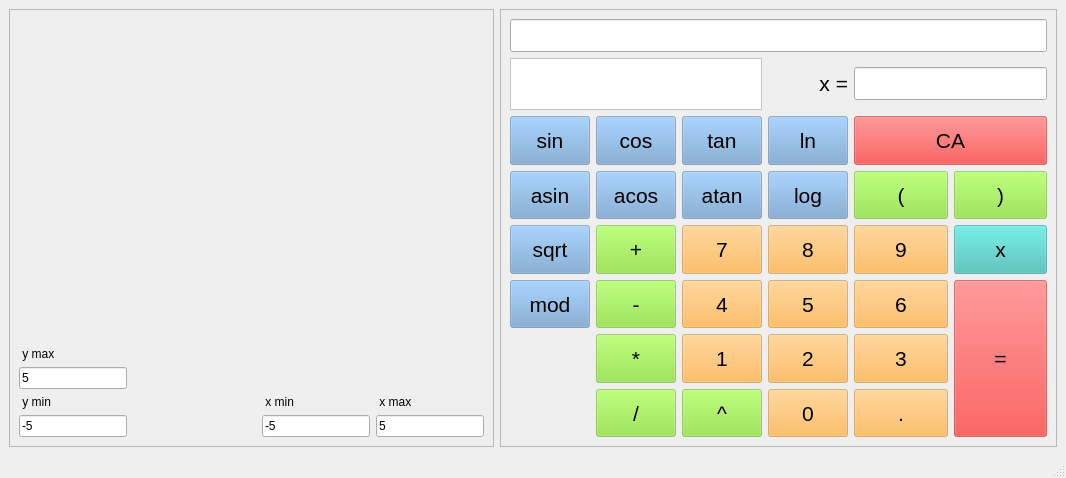
<?xml version="1.0" encoding="UTF-8"?>
<ui version="4.0">
 <class>MainWindow</class>
 <widget class="QMainWindow" name="MainWindow">
  <property name="geometry">
   <rect>
    <x>0</x>
    <y>0</y>
    <width>1066</width>
    <height>478</height>
   </rect>
  </property>
  <property name="sizePolicy">
   <sizepolicy hsizetype="Fixed" vsizetype="Fixed">
    <horstretch>0</horstretch>
    <verstretch>0</verstretch>
   </sizepolicy>
  </property>
  <property name="windowTitle">
   <string>SmartCalc_v2</string>
  </property>
  <widget class="QWidget" name="centralwidget">
   <layout class="QHBoxLayout" name="horizontalLayout" stretch="1,0">
    <item>
     <widget class="QFrame" name="frame">
      <property name="sizePolicy">
       <sizepolicy hsizetype="Expanding" vsizetype="Expanding">
        <horstretch>0</horstretch>
        <verstretch>0</verstretch>
       </sizepolicy>
      </property>
      <property name="frameShape">
       <enum>QFrame::StyledPanel</enum>
      </property>
      <property name="frameShadow">
       <enum>QFrame::Raised</enum>
      </property>
      <layout class="QGridLayout" name="gridLayout_3">
       <item row="2" column="0">
        <widget class="QLineEdit" name="y_max_edit">
         <property name="sizePolicy">
          <sizepolicy hsizetype="Preferred" vsizetype="Fixed">
           <horstretch>0</horstretch>
           <verstretch>0</verstretch>
          </sizepolicy>
         </property>
         <property name="text">
          <string>5</string>
         </property>
        </widget>
       </item>
       <item row="4" column="3">
        <widget class="QLineEdit" name="x_max_edit">
         <property name="sizePolicy">
          <sizepolicy hsizetype="Preferred" vsizetype="Fixed">
           <horstretch>0</horstretch>
           <verstretch>0</verstretch>
          </sizepolicy>
         </property>
         <property name="text">
          <string>5</string>
         </property>
         <property name="alignment">
          <set>Qt::AlignLeading|Qt::AlignLeft|Qt::AlignVCenter</set>
         </property>
        </widget>
       </item>
       <item row="4" column="0">
        <widget class="QLineEdit" name="y_min_edit">
         <property name="sizePolicy">
          <sizepolicy hsizetype="Preferred" vsizetype="Fixed">
           <horstretch>0</horstretch>
           <verstretch>0</verstretch>
          </sizepolicy>
         </property>
         <property name="text">
          <string>-5</string>
         </property>
        </widget>
       </item>
       <item row="3" column="2">
        <widget class="QLabel" name="x_min_label">
         <property name="sizePolicy">
          <sizepolicy hsizetype="Preferred" vsizetype="Fixed">
           <horstretch>0</horstretch>
           <verstretch>0</verstretch>
          </sizepolicy>
         </property>
         <property name="text">
          <string> x min</string>
         </property>
        </widget>
       </item>
       <item row="1" column="0">
        <widget class="QLabel" name="y_max_label">
         <property name="sizePolicy">
          <sizepolicy hsizetype="Preferred" vsizetype="Fixed">
           <horstretch>0</horstretch>
           <verstretch>0</verstretch>
          </sizepolicy>
         </property>
         <property name="text">
          <string> y max</string>
         </property>
         <property name="alignment">
          <set>Qt::AlignLeading|Qt::AlignLeft|Qt::AlignVCenter</set>
         </property>
        </widget>
       </item>
       <item row="4" column="2">
        <widget class="QLineEdit" name="x_min_edit">
         <property name="sizePolicy">
          <sizepolicy hsizetype="Preferred" vsizetype="Fixed">
           <horstretch>0</horstretch>
           <verstretch>0</verstretch>
          </sizepolicy>
         </property>
         <property name="text">
          <string>-5</string>
         </property>
        </widget>
       </item>
       <item row="3" column="0">
        <widget class="QLabel" name="y_min_label">
         <property name="sizePolicy">
          <sizepolicy hsizetype="Preferred" vsizetype="Fixed">
           <horstretch>0</horstretch>
           <verstretch>0</verstretch>
          </sizepolicy>
         </property>
         <property name="text">
          <string> y min</string>
         </property>
        </widget>
       </item>
       <item row="3" column="3">
        <widget class="QLabel" name="x_max_label">
         <property name="sizePolicy">
          <sizepolicy hsizetype="Preferred" vsizetype="Fixed">
           <horstretch>0</horstretch>
           <verstretch>0</verstretch>
          </sizepolicy>
         </property>
         <property name="layoutDirection">
          <enum>Qt::LeftToRight</enum>
         </property>
         <property name="text">
          <string> x max</string>
         </property>
         <property name="alignment">
          <set>Qt::AlignLeading|Qt::AlignLeft|Qt::AlignVCenter</set>
         </property>
        </widget>
       </item>
       <item row="0" column="0" colspan="4">
        <widget class="QCustomPlot" name="graph_area" native="true">
         <property name="minimumSize">
          <size>
           <width>400</width>
           <height>300</height>
          </size>
         </property>
        </widget>
       </item>
       <item row="4" column="1">
        <spacer name="horizontalSpacer">
         <property name="orientation">
          <enum>Qt::Horizontal</enum>
         </property>
         <property name="sizeHint" stdset="0">
          <size>
           <width>40</width>
           <height>20</height>
          </size>
         </property>
        </spacer>
       </item>
      </layout>
     </widget>
    </item>
    <item>
     <widget class="QFrame" name="frame_2">
      <property name="sizePolicy">
       <sizepolicy hsizetype="Minimum" vsizetype="Expanding">
        <horstretch>0</horstretch>
        <verstretch>0</verstretch>
       </sizepolicy>
      </property>
      <property name="frameShape">
       <enum>QFrame::StyledPanel</enum>
      </property>
      <property name="frameShadow">
       <enum>QFrame::Raised</enum>
      </property>
      <layout class="QGridLayout" name="gridLayout_4">
       <item row="5" column="5" rowspan="3">
        <widget class="QPushButton" name="button_eq">
         <property name="sizePolicy">
          <sizepolicy hsizetype="Preferred" vsizetype="Preferred">
           <horstretch>0</horstretch>
           <verstretch>0</verstretch>
          </sizepolicy>
         </property>
         <property name="font">
          <font>
           <pointsize>16</pointsize>
          </font>
         </property>
         <property name="styleSheet">
          <string notr="true">background-color: rgba(239, 41, 41, 125);</string>
         </property>
         <property name="text">
          <string>=</string>
         </property>
        </widget>
       </item>
       <item row="2" column="1">
        <widget class="QPushButton" name="button_cos">
         <property name="sizePolicy">
          <sizepolicy hsizetype="Preferred" vsizetype="Preferred">
           <horstretch>0</horstretch>
           <verstretch>0</verstretch>
          </sizepolicy>
         </property>
         <property name="font">
          <font>
           <pointsize>16</pointsize>
          </font>
         </property>
         <property name="styleSheet">
          <string notr="true">background-color: rgba(114, 159, 207, 124);</string>
         </property>
         <property name="text">
          <string>cos</string>
         </property>
        </widget>
       </item>
       <item row="3" column="0">
        <widget class="QPushButton" name="button_asin">
         <property name="sizePolicy">
          <sizepolicy hsizetype="Preferred" vsizetype="Preferred">
           <horstretch>0</horstretch>
           <verstretch>0</verstretch>
          </sizepolicy>
         </property>
         <property name="font">
          <font>
           <pointsize>16</pointsize>
          </font>
         </property>
         <property name="styleSheet">
          <string notr="true">background-color: rgba(114, 159, 207, 124);</string>
         </property>
         <property name="text">
          <string>asin</string>
         </property>
        </widget>
       </item>
       <item row="3" column="2">
        <widget class="QPushButton" name="button_atan">
         <property name="sizePolicy">
          <sizepolicy hsizetype="Preferred" vsizetype="Preferred">
           <horstretch>0</horstretch>
           <verstretch>0</verstretch>
          </sizepolicy>
         </property>
         <property name="font">
          <font>
           <pointsize>16</pointsize>
          </font>
         </property>
         <property name="styleSheet">
          <string notr="true">background-color: rgba(114, 159, 207, 124);</string>
         </property>
         <property name="text">
          <string>atan</string>
         </property>
        </widget>
       </item>
       <item row="6" column="3">
        <widget class="QPushButton" name="button_2">
         <property name="sizePolicy">
          <sizepolicy hsizetype="Preferred" vsizetype="Preferred">
           <horstretch>0</horstretch>
           <verstretch>0</verstretch>
          </sizepolicy>
         </property>
         <property name="font">
          <font>
           <pointsize>16</pointsize>
          </font>
         </property>
         <property name="styleSheet">
          <string notr="true">background-color: rgba(252, 175, 62, 127);</string>
         </property>
         <property name="text">
          <string>2</string>
         </property>
        </widget>
       </item>
       <item row="6" column="2">
        <widget class="QPushButton" name="button_1">
         <property name="sizePolicy">
          <sizepolicy hsizetype="Preferred" vsizetype="Preferred">
           <horstretch>0</horstretch>
           <verstretch>0</verstretch>
          </sizepolicy>
         </property>
         <property name="font">
          <font>
           <pointsize>16</pointsize>
          </font>
         </property>
         <property name="styleSheet">
          <string notr="true">background-color: rgba(252, 175, 62, 127);</string>
         </property>
         <property name="text">
          <string>1</string>
         </property>
        </widget>
       </item>
       <item row="5" column="0">
        <widget class="QPushButton" name="button_mod">
         <property name="sizePolicy">
          <sizepolicy hsizetype="Preferred" vsizetype="Preferred">
           <horstretch>0</horstretch>
           <verstretch>0</verstretch>
          </sizepolicy>
         </property>
         <property name="font">
          <font>
           <pointsize>16</pointsize>
          </font>
         </property>
         <property name="styleSheet">
          <string notr="true">background-color: rgba(114, 159, 207, 124);</string>
         </property>
         <property name="text">
          <string>mod</string>
         </property>
        </widget>
       </item>
       <item row="4" column="0">
        <widget class="QPushButton" name="button_sqrt">
         <property name="sizePolicy">
          <sizepolicy hsizetype="Preferred" vsizetype="Preferred">
           <horstretch>0</horstretch>
           <verstretch>0</verstretch>
          </sizepolicy>
         </property>
         <property name="font">
          <font>
           <pointsize>16</pointsize>
          </font>
         </property>
         <property name="styleSheet">
          <string notr="true">background-color: rgba(114, 159, 207, 124);</string>
         </property>
         <property name="text">
          <string>sqrt</string>
         </property>
        </widget>
       </item>
       <item row="6" column="1">
        <widget class="QPushButton" name="button_mult">
         <property name="sizePolicy">
          <sizepolicy hsizetype="Preferred" vsizetype="Preferred">
           <horstretch>0</horstretch>
           <verstretch>0</verstretch>
          </sizepolicy>
         </property>
         <property name="font">
          <font>
           <pointsize>16</pointsize>
          </font>
         </property>
         <property name="styleSheet">
          <string notr="true">background-color: rgba(138, 226, 52, 124);</string>
         </property>
         <property name="text">
          <string>*</string>
         </property>
        </widget>
       </item>
       <item row="4" column="2">
        <widget class="QPushButton" name="button_7">
         <property name="sizePolicy">
          <sizepolicy hsizetype="Preferred" vsizetype="Preferred">
           <horstretch>0</horstretch>
           <verstretch>0</verstretch>
          </sizepolicy>
         </property>
         <property name="font">
          <font>
           <pointsize>16</pointsize>
          </font>
         </property>
         <property name="styleSheet">
          <string notr="true">background-color: rgba(252, 175, 62, 127);</string>
         </property>
         <property name="text">
          <string>7</string>
         </property>
        </widget>
       </item>
       <item row="4" column="4">
        <widget class="QPushButton" name="button_9">
         <property name="sizePolicy">
          <sizepolicy hsizetype="Preferred" vsizetype="Preferred">
           <horstretch>0</horstretch>
           <verstretch>0</verstretch>
          </sizepolicy>
         </property>
         <property name="font">
          <font>
           <pointsize>16</pointsize>
          </font>
         </property>
         <property name="styleSheet">
          <string notr="true">background-color: rgba(252, 175, 62, 127);</string>
         </property>
         <property name="text">
          <string>9</string>
         </property>
        </widget>
       </item>
       <item row="2" column="4" colspan="2">
        <widget class="QPushButton" name="button_ca">
         <property name="sizePolicy">
          <sizepolicy hsizetype="Preferred" vsizetype="Preferred">
           <horstretch>0</horstretch>
           <verstretch>0</verstretch>
          </sizepolicy>
         </property>
         <property name="font">
          <font>
           <pointsize>16</pointsize>
          </font>
         </property>
         <property name="styleSheet">
          <string notr="true">background-color: rgba(239, 41, 41, 125);</string>
         </property>
         <property name="text">
          <string>CA</string>
         </property>
        </widget>
       </item>
       <item row="1" column="0" colspan="3">
        <widget class="QFrame" name="answer_frame">
         <property name="sizePolicy">
          <sizepolicy hsizetype="Preferred" vsizetype="Fixed">
           <horstretch>0</horstretch>
           <verstretch>0</verstretch>
          </sizepolicy>
         </property>
         <property name="minimumSize">
          <size>
           <width>0</width>
           <height>35</height>
          </size>
         </property>
         <property name="styleSheet">
          <string notr="true">background-color: white</string>
         </property>
         <property name="frameShape">
          <enum>QFrame::StyledPanel</enum>
         </property>
         <property name="frameShadow">
          <enum>QFrame::Raised</enum>
         </property>
         <layout class="QVBoxLayout" name="verticalLayout">
          <item>
           <widget class="QLabel" name="answer_label">
            <property name="sizePolicy">
             <sizepolicy hsizetype="Preferred" vsizetype="Fixed">
              <horstretch>0</horstretch>
              <verstretch>0</verstretch>
             </sizepolicy>
            </property>
            <property name="minimumSize">
             <size>
              <width>0</width>
              <height>32</height>
             </size>
            </property>
            <property name="font">
             <font>
              <pointsize>16</pointsize>
             </font>
            </property>
            <property name="text">
             <string/>
            </property>
           </widget>
          </item>
         </layout>
        </widget>
       </item>
       <item row="1" column="4" colspan="2">
        <widget class="QLineEdit" name="x_edit">
         <property name="sizePolicy">
          <sizepolicy hsizetype="Preferred" vsizetype="Fixed">
           <horstretch>0</horstretch>
           <verstretch>0</verstretch>
          </sizepolicy>
         </property>
         <property name="font">
          <font>
           <pointsize>16</pointsize>
          </font>
         </property>
         <property name="text">
          <string/>
         </property>
        </widget>
       </item>
       <item row="4" column="3">
        <widget class="QPushButton" name="button_8">
         <property name="sizePolicy">
          <sizepolicy hsizetype="Preferred" vsizetype="Preferred">
           <horstretch>0</horstretch>
           <verstretch>0</verstretch>
          </sizepolicy>
         </property>
         <property name="font">
          <font>
           <pointsize>16</pointsize>
          </font>
         </property>
         <property name="styleSheet">
          <string notr="true">background-color: rgba(252, 175, 62, 127);</string>
         </property>
         <property name="text">
          <string>8</string>
         </property>
        </widget>
       </item>
       <item row="3" column="3">
        <widget class="QPushButton" name="button_log">
         <property name="sizePolicy">
          <sizepolicy hsizetype="Preferred" vsizetype="Preferred">
           <horstretch>0</horstretch>
           <verstretch>0</verstretch>
          </sizepolicy>
         </property>
         <property name="font">
          <font>
           <pointsize>16</pointsize>
          </font>
         </property>
         <property name="styleSheet">
          <string notr="true">background-color: rgba(114, 159, 207, 124);</string>
         </property>
         <property name="text">
          <string>log</string>
         </property>
        </widget>
       </item>
       <item row="5" column="1">
        <widget class="QPushButton" name="button_minus">
         <property name="sizePolicy">
          <sizepolicy hsizetype="Preferred" vsizetype="Preferred">
           <horstretch>0</horstretch>
           <verstretch>0</verstretch>
          </sizepolicy>
         </property>
         <property name="font">
          <font>
           <pointsize>16</pointsize>
          </font>
         </property>
         <property name="styleSheet">
          <string notr="true">background-color: rgba(138, 226, 52, 124);</string>
         </property>
         <property name="text">
          <string>-</string>
         </property>
        </widget>
       </item>
       <item row="2" column="2">
        <widget class="QPushButton" name="button_tan">
         <property name="sizePolicy">
          <sizepolicy hsizetype="Preferred" vsizetype="Preferred">
           <horstretch>0</horstretch>
           <verstretch>0</verstretch>
          </sizepolicy>
         </property>
         <property name="font">
          <font>
           <pointsize>16</pointsize>
          </font>
         </property>
         <property name="styleSheet">
          <string notr="true">background-color: rgba(114, 159, 207, 124);</string>
         </property>
         <property name="text">
          <string>tan</string>
         </property>
        </widget>
       </item>
       <item row="4" column="5">
        <widget class="QPushButton" name="button_x">
         <property name="sizePolicy">
          <sizepolicy hsizetype="Preferred" vsizetype="Preferred">
           <horstretch>0</horstretch>
           <verstretch>0</verstretch>
          </sizepolicy>
         </property>
         <property name="font">
          <font>
           <pointsize>16</pointsize>
          </font>
         </property>
         <property name="styleSheet">
          <string notr="true">background-color: rgba(64, 191, 184, 135);</string>
         </property>
         <property name="text">
          <string>x</string>
         </property>
        </widget>
       </item>
       <item row="7" column="2">
        <widget class="QPushButton" name="button_pow">
         <property name="sizePolicy">
          <sizepolicy hsizetype="Preferred" vsizetype="Preferred">
           <horstretch>0</horstretch>
           <verstretch>0</verstretch>
          </sizepolicy>
         </property>
         <property name="font">
          <font>
           <pointsize>16</pointsize>
          </font>
         </property>
         <property name="styleSheet">
          <string notr="true">background-color: rgba(138, 226, 52, 124);</string>
         </property>
         <property name="text">
          <string>^</string>
         </property>
        </widget>
       </item>
       <item row="5" column="3">
        <widget class="QPushButton" name="button_5">
         <property name="sizePolicy">
          <sizepolicy hsizetype="Preferred" vsizetype="Preferred">
           <horstretch>0</horstretch>
           <verstretch>0</verstretch>
          </sizepolicy>
         </property>
         <property name="font">
          <font>
           <pointsize>16</pointsize>
          </font>
         </property>
         <property name="styleSheet">
          <string notr="true">background-color: rgba(252, 175, 62, 127);</string>
         </property>
         <property name="text">
          <string>5</string>
         </property>
        </widget>
       </item>
       <item row="3" column="1">
        <widget class="QPushButton" name="button_acos">
         <property name="sizePolicy">
          <sizepolicy hsizetype="Preferred" vsizetype="Preferred">
           <horstretch>0</horstretch>
           <verstretch>0</verstretch>
          </sizepolicy>
         </property>
         <property name="font">
          <font>
           <pointsize>16</pointsize>
          </font>
         </property>
         <property name="styleSheet">
          <string notr="true">background-color: rgba(114, 159, 207, 124);</string>
         </property>
         <property name="text">
          <string>acos</string>
         </property>
        </widget>
       </item>
       <item row="7" column="4">
        <widget class="QPushButton" name="button_dot">
         <property name="sizePolicy">
          <sizepolicy hsizetype="Preferred" vsizetype="Preferred">
           <horstretch>0</horstretch>
           <verstretch>0</verstretch>
          </sizepolicy>
         </property>
         <property name="font">
          <font>
           <pointsize>16</pointsize>
          </font>
         </property>
         <property name="styleSheet">
          <string notr="true">background-color: rgba(252, 175, 62, 127);</string>
         </property>
         <property name="text">
          <string>.</string>
         </property>
        </widget>
       </item>
       <item row="5" column="2">
        <widget class="QPushButton" name="button_4">
         <property name="sizePolicy">
          <sizepolicy hsizetype="Preferred" vsizetype="Preferred">
           <horstretch>0</horstretch>
           <verstretch>0</verstretch>
          </sizepolicy>
         </property>
         <property name="font">
          <font>
           <pointsize>16</pointsize>
          </font>
         </property>
         <property name="styleSheet">
          <string notr="true">background-color: rgba(252, 175, 62, 127);</string>
         </property>
         <property name="text">
          <string>4</string>
         </property>
        </widget>
       </item>
       <item row="0" column="0" colspan="6">
        <widget class="QLineEdit" name="expression_edit">
         <property name="sizePolicy">
          <sizepolicy hsizetype="Preferred" vsizetype="Fixed">
           <horstretch>0</horstretch>
           <verstretch>0</verstretch>
          </sizepolicy>
         </property>
         <property name="font">
          <font>
           <pointsize>16</pointsize>
          </font>
         </property>
        </widget>
       </item>
       <item row="2" column="3">
        <widget class="QPushButton" name="button_ln">
         <property name="sizePolicy">
          <sizepolicy hsizetype="Preferred" vsizetype="Preferred">
           <horstretch>0</horstretch>
           <verstretch>0</verstretch>
          </sizepolicy>
         </property>
         <property name="font">
          <font>
           <pointsize>16</pointsize>
          </font>
         </property>
         <property name="styleSheet">
          <string notr="true">background-color: rgba(114, 159, 207, 124);</string>
         </property>
         <property name="text">
          <string>ln</string>
         </property>
        </widget>
       </item>
       <item row="7" column="3">
        <widget class="QPushButton" name="button_0">
         <property name="sizePolicy">
          <sizepolicy hsizetype="Preferred" vsizetype="Preferred">
           <horstretch>0</horstretch>
           <verstretch>0</verstretch>
          </sizepolicy>
         </property>
         <property name="font">
          <font>
           <pointsize>16</pointsize>
          </font>
         </property>
         <property name="styleSheet">
          <string notr="true">background-color: rgba(252, 175, 62, 127);</string>
         </property>
         <property name="text">
          <string>0</string>
         </property>
        </widget>
       </item>
       <item row="7" column="1">
        <widget class="QPushButton" name="button_div">
         <property name="sizePolicy">
          <sizepolicy hsizetype="Preferred" vsizetype="Preferred">
           <horstretch>0</horstretch>
           <verstretch>0</verstretch>
          </sizepolicy>
         </property>
         <property name="font">
          <font>
           <pointsize>16</pointsize>
          </font>
         </property>
         <property name="styleSheet">
          <string notr="true">background-color: rgba(138, 226, 52, 124);</string>
         </property>
         <property name="text">
          <string>/</string>
         </property>
        </widget>
       </item>
       <item row="3" column="5">
        <widget class="QPushButton" name="button_right_par">
         <property name="sizePolicy">
          <sizepolicy hsizetype="Preferred" vsizetype="Preferred">
           <horstretch>0</horstretch>
           <verstretch>0</verstretch>
          </sizepolicy>
         </property>
         <property name="font">
          <font>
           <pointsize>16</pointsize>
          </font>
         </property>
         <property name="styleSheet">
          <string notr="true">background-color: rgba(138, 226, 52, 124);</string>
         </property>
         <property name="text">
          <string>)</string>
         </property>
        </widget>
       </item>
       <item row="1" column="3">
        <widget class="QLabel" name="x_label">
         <property name="sizePolicy">
          <sizepolicy hsizetype="Preferred" vsizetype="Fixed">
           <horstretch>0</horstretch>
           <verstretch>0</verstretch>
          </sizepolicy>
         </property>
         <property name="font">
          <font>
           <pointsize>16</pointsize>
          </font>
         </property>
         <property name="text">
          <string>x =</string>
         </property>
         <property name="alignment">
          <set>Qt::AlignRight|Qt::AlignTrailing|Qt::AlignVCenter</set>
         </property>
        </widget>
       </item>
       <item row="3" column="4">
        <widget class="QPushButton" name="button_left_par">
         <property name="sizePolicy">
          <sizepolicy hsizetype="Preferred" vsizetype="Preferred">
           <horstretch>0</horstretch>
           <verstretch>0</verstretch>
          </sizepolicy>
         </property>
         <property name="font">
          <font>
           <pointsize>16</pointsize>
          </font>
         </property>
         <property name="styleSheet">
          <string notr="true">background-color: rgba(138, 226, 52, 124);</string>
         </property>
         <property name="text">
          <string>(</string>
         </property>
        </widget>
       </item>
       <item row="5" column="4">
        <widget class="QPushButton" name="button_6">
         <property name="sizePolicy">
          <sizepolicy hsizetype="Preferred" vsizetype="Preferred">
           <horstretch>0</horstretch>
           <verstretch>0</verstretch>
          </sizepolicy>
         </property>
         <property name="font">
          <font>
           <pointsize>16</pointsize>
          </font>
         </property>
         <property name="styleSheet">
          <string notr="true">background-color: rgba(252, 175, 62, 127);</string>
         </property>
         <property name="text">
          <string>6</string>
         </property>
        </widget>
       </item>
       <item row="4" column="1">
        <widget class="QPushButton" name="button_plus">
         <property name="sizePolicy">
          <sizepolicy hsizetype="Preferred" vsizetype="Preferred">
           <horstretch>0</horstretch>
           <verstretch>0</verstretch>
          </sizepolicy>
         </property>
         <property name="font">
          <font>
           <pointsize>16</pointsize>
          </font>
         </property>
         <property name="styleSheet">
          <string notr="true">background-color: rgba(138, 226, 52, 124);</string>
         </property>
         <property name="text">
          <string>+</string>
         </property>
        </widget>
       </item>
       <item row="2" column="0">
        <widget class="QPushButton" name="button_sin">
         <property name="sizePolicy">
          <sizepolicy hsizetype="Preferred" vsizetype="Preferred">
           <horstretch>0</horstretch>
           <verstretch>0</verstretch>
          </sizepolicy>
         </property>
         <property name="font">
          <font>
           <pointsize>16</pointsize>
          </font>
         </property>
         <property name="styleSheet">
          <string notr="true">background-color: rgba(114, 159, 207, 124);</string>
         </property>
         <property name="text">
          <string>sin</string>
         </property>
        </widget>
       </item>
       <item row="6" column="4">
        <widget class="QPushButton" name="button_3">
         <property name="sizePolicy">
          <sizepolicy hsizetype="Preferred" vsizetype="Preferred">
           <horstretch>0</horstretch>
           <verstretch>0</verstretch>
          </sizepolicy>
         </property>
         <property name="font">
          <font>
           <pointsize>16</pointsize>
          </font>
         </property>
         <property name="styleSheet">
          <string notr="true">background-color: rgba(252, 175, 62, 127);</string>
         </property>
         <property name="text">
          <string>3</string>
         </property>
        </widget>
       </item>
      </layout>
     </widget>
    </item>
   </layout>
  </widget>
  <widget class="QMenuBar" name="menubar">
   <property name="geometry">
    <rect>
     <x>0</x>
     <y>0</y>
     <width>1066</width>
     <height>20</height>
    </rect>
   </property>
  </widget>
  <widget class="QStatusBar" name="statusbar"/>
 </widget>
 <customwidgets>
  <customwidget>
   <class>QCustomPlot</class>
   <extends>QWidget</extends>
   <header>third_party/qcustomplot.h</header>
   <container>1</container>
  </customwidget>
 </customwidgets>
 <resources/>
 <connections/>
</ui>
